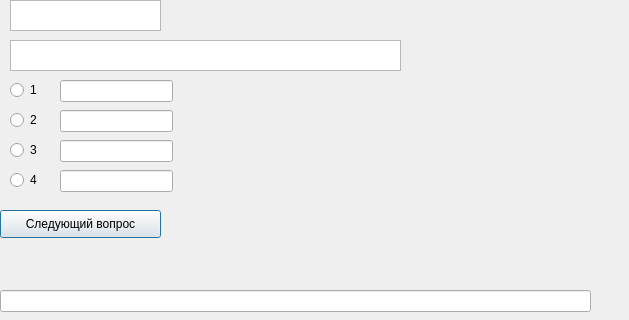
<?xml version="1.0" encoding="UTF-8"?>
<ui version="4.0">
 <class>Dialog</class>
 <widget class="QDialog" name="Dialog">
  <property name="geometry">
   <rect>
    <x>0</x>
    <y>0</y>
    <width>629</width>
    <height>320</height>
   </rect>
  </property>
  <property name="windowTitle">
   <string>Dialog</string>
  </property>
  <widget class="QRadioButton" name="radioButton_2">
   <property name="geometry">
    <rect>
     <x>10</x>
     <y>110</y>
     <width>95</width>
     <height>20</height>
    </rect>
   </property>
   <property name="text">
    <string>2</string>
   </property>
  </widget>
  <widget class="QLineEdit" name="lineEdit_2">
   <property name="geometry">
    <rect>
     <x>60</x>
     <y>110</y>
     <width>113</width>
     <height>22</height>
    </rect>
   </property>
  </widget>
  <widget class="QRadioButton" name="radioButton">
   <property name="geometry">
    <rect>
     <x>10</x>
     <y>80</y>
     <width>95</width>
     <height>20</height>
    </rect>
   </property>
   <property name="text">
    <string>1</string>
   </property>
  </widget>
  <widget class="QLineEdit" name="lineEdit">
   <property name="geometry">
    <rect>
     <x>60</x>
     <y>80</y>
     <width>113</width>
     <height>22</height>
    </rect>
   </property>
  </widget>
  <widget class="QPushButton" name="pushButton">
   <property name="geometry">
    <rect>
     <x>0</x>
     <y>210</y>
     <width>161</width>
     <height>28</height>
    </rect>
   </property>
   <property name="text">
    <string>Следующий вопрос</string>
   </property>
  </widget>
  <widget class="QLineEdit" name="lineEdit_3">
   <property name="geometry">
    <rect>
     <x>60</x>
     <y>140</y>
     <width>113</width>
     <height>22</height>
    </rect>
   </property>
   <property name="text">
    <string/>
   </property>
  </widget>
  <widget class="QRadioButton" name="radioButton_4">
   <property name="geometry">
    <rect>
     <x>10</x>
     <y>170</y>
     <width>95</width>
     <height>20</height>
    </rect>
   </property>
   <property name="text">
    <string>4</string>
   </property>
  </widget>
  <widget class="QLineEdit" name="lineEdit_4">
   <property name="geometry">
    <rect>
     <x>60</x>
     <y>170</y>
     <width>113</width>
     <height>22</height>
    </rect>
   </property>
   <property name="text">
    <string/>
   </property>
  </widget>
  <widget class="QRadioButton" name="radioButton_3">
   <property name="geometry">
    <rect>
     <x>10</x>
     <y>140</y>
     <width>95</width>
     <height>20</height>
    </rect>
   </property>
   <property name="text">
    <string>3</string>
   </property>
  </widget>
  <widget class="QLineEdit" name="lineEdit_5">
   <property name="geometry">
    <rect>
     <x>0</x>
     <y>290</y>
     <width>591</width>
     <height>22</height>
    </rect>
   </property>
  </widget>
  <widget class="QPlainTextEdit" name="plainTextEdit">
   <property name="geometry">
    <rect>
     <x>10</x>
     <y>0</y>
     <width>151</width>
     <height>31</height>
    </rect>
   </property>
  </widget>
  <widget class="QPlainTextEdit" name="plainTextEdit_2">
   <property name="geometry">
    <rect>
     <x>10</x>
     <y>40</y>
     <width>391</width>
     <height>31</height>
    </rect>
   </property>
  </widget>
 </widget>
 <resources/>
 <connections/>
</ui>
